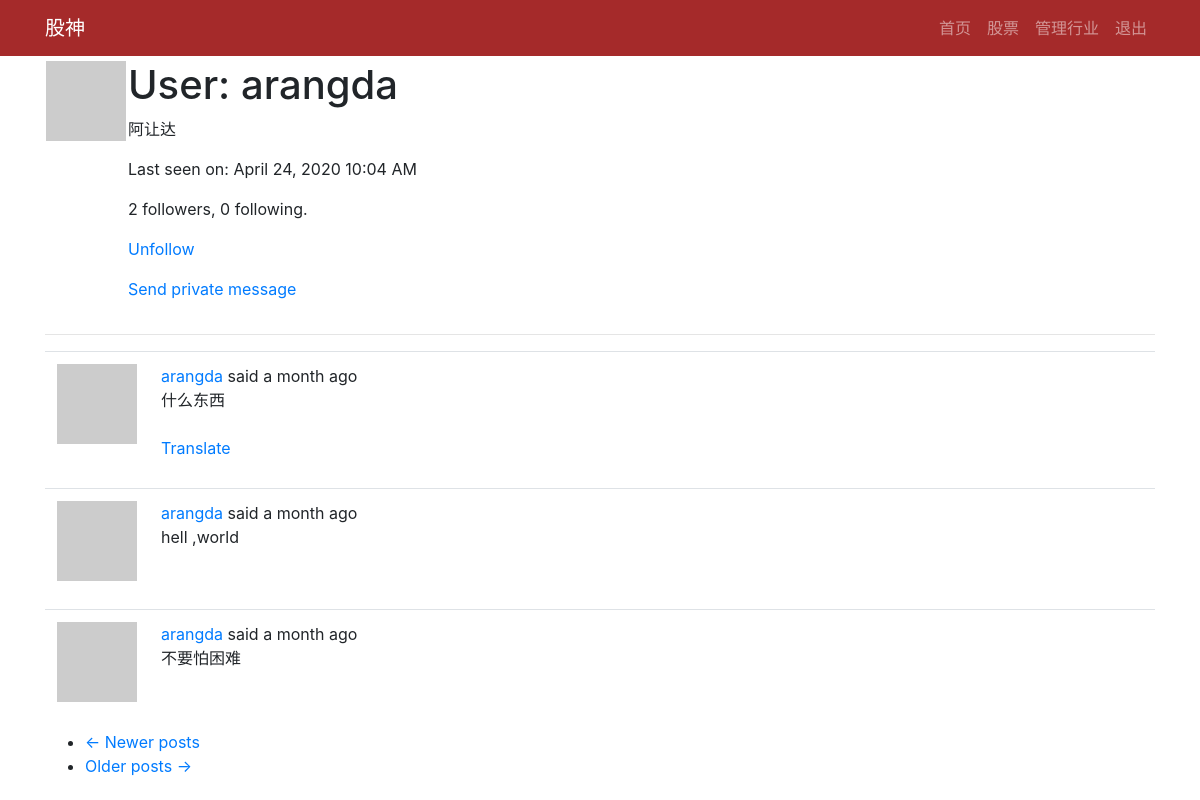
The page /user/arangda?page=3 (signed in) on the database its author committed.
### app/models.py (models this page shows, shortened)
class PaginatedAPIMixin(object):
    @staticmethod
    def to_collection_dict(query, page, per_page, endpoint, **kwargs):
        resources = query.paginate(page, per_page, False)
        data = {
            'items': [item.to_dict() for item in resources.items],
            '_meta': {
                'page': page,
                'per_page': per_page,
                'total_pages': resources.pages,
                'total_items': resources.total
            },
            '_links': {
                'self': url_for(endpoint, page=page, per_page=per_page,
                                **kwargs),
                'next': url_for(endpoint, page=page + 1, per_page=per_page,
                                **kwargs) if resources.has_next else None,
                'prev': url_for(endpoint, page=page - 1, per_page=per_page,
                                **kwargs) if resources.has_prev else None
            }
        }
        return data

class User(PaginatedAPIMixin,UserMixin,db.Model):
    id = db.Column(db.Integer,primary_key=True)
    username = db.Column(db.String(64),index=True,unique=True)
    email = db.Column(db.String(120),index=True,unique=True)
    password_hash = db.Column(db.String(128))
    about_me = db.Column(db.String(140))
    last_seen = db.Column(db.DateTime,default=datetime.utcnow)
    posts = db.relationship('Post',backref='author',lazy='dynamic')
    messages_sent = db.relationship('Message',
                                    foreign_keys='Message.sender_id',
                                    backref='author', lazy='dynamic')
    messages_received = db.relationship('Message',
                                        foreign_keys='Message.recipient_id',
                                        backref='recipient', lazy='dynamic')
    last_message_read_time = db.Column(db.DateTime)
    token = db.Column(db.String(32), index=True, unique=True)
    token_expiration = db.Column(db.DateTime)
    notifications = db.relationship('Notification',backref='user',lazy='dynamic')
    followed = db.relationship(
        'User',secondary=followers,
        primaryjoin=(followers.c.follower_id == id),
        secondaryjoin=(followers.c.followed_id == id),
        backref=db.backref('followers',lazy='dynamic'),lazy='dynamic'
    )
    tasks = db.relationship('Task',backref='user',lazy='dynamic')
    def avatar(self,size):
        digest = md5(self.email.lower().encode('utf-8')).hexdigest()
        return 'https://www.gravatar.com/avatar/{}?d=identicon&s={}'.format(digest,size)
    def is_following(self,user):
        return self.followed.filter(
            followers.c.followed_id == user.id).count() > 0
    def get_tasks_in_progress(self):
        return Task.query.filter_by(user=self, complete=False).all()

class Post(db.Model):
    id = db.Column(db.Integer,primary_key=True)
    body = db.Column(db.String(140))
    timestamp = db.Column(db.DateTime,index=True,default=datetime.utcnow)
    user_id = db.Column(db.Integer,db.ForeignKey('user.id'))
    language = db.Column(db.String(5))

### app/main/routes.py (the view)
@bp.route('/user/<username>')
@login_required
def user(username):
    user = User.query.filter_by(username=username).first_or_404()
    page = request.args.get('page',1,type=int)
    posts = user.posts.order_by(Post.timestamp.desc()).paginate(
        page,current_app.config['POSTS_PER_PAGE'],False
    )
    next_url = url_for('main.user',username=user.username,page=posts.next_num) if posts.has_next else None
    prev_url = url_for('main.user',username=user.username,page=posts.prev_num) if posts.has_prev else None
    return render_template('user.html', user=user, posts=posts.items,next_url=next_url,prev_url=prev_url)

### app/main/routes.py (called while the page is built)
@bp.before_app_request
def before_request():
    g.locale = str(get_locale())
    if current_user.is_authenticated:
        current_user.last_seen = datetime.utcnow()
        db.session.commit()

### app/models.py (called while the page is built)
@login.user_loader
def load_user(id):
    return User.query.get(int(id))

### app/templates/user.html
{% extends "base.html" %}
{% block app_content %}
    <table>
        <tr valign="top">
            <td><img src="{{ user.avatar(128) }}"></td>
            <td>
                <h1>User: {{ user.username }}</h1>
                {% if user.about_me %}<p>{{ user.about_me }}</p>{% endif %}
                {% if user.last_seen %}<p>{{ _('Last seen on')}}: {{ moment(user.last_seen).format('LLL') }}</p>{% endif %}
                <p>{{ user.followers.count() }} {{_('followers')}}, {{ user.followed.count() }} {{ _('following')}}.</p>
                {% if user == current_user %}
                <p><a href="{{ url_for('main.edit_profile') }}">Edit your profile</a></p>
                {% if not current_user.get_task_in_progress('export_posts') %}
                <p><a href="{{ url_for('main.export_posts') }}">{{ _('Export your posts') }}</a></p>
                {% endif %}
                {% elif not current_user.is_following(user) %}
                <p><a href="{{ url_for('main.follow', username=user.username) }}">{{ _('Follow') }}</a></p>
                {% else %}
                <p><a href="{{ url_for('main.unfollow', username=user.username) }}">{{ _('Unfollow') }}</a></p>
                {% endif %}
                {% if user != current_user %}
                <p>
                    <a href="{{ url_for('main.send_message',recipient=user.username) }} ">
                        {{ _('Send private message')}}
                    </a>
                </p>
                {% endif %}
            </td>
        </tr>
    </table>
    <hr>
    {% for post in posts %}
        {% include '_post.html' %}
    {% endfor %}
    <nav aria-label="...">
        <ul class="pager">
            <li class="previous{% if not prev_url %} disabled{% endif %}">
                <a href="{{ prev_url or '#' }}">
                    <span aria-hidden="true">&larr;</span> Newer posts
                </a>
            </li>
            <li class="next{% if not next_url %} disabled{% endif %}">
                <a href="{{ next_url or '#' }}">
                    Older posts <span aria-hidden="true">&rarr;</span>
                </a>
            </li>
        </ul>
    </nav>
{% endblock %}

### app/templates/_post.html (shortened to what this page needs)
<table class="table table-hover">
    <tr>
        <td width="70px">
            <a href="{{ url_for('main.user', username=post.author.username) }}">
                <img src="{{ post.author.avatar(70) }}" />
            </a>
        </td>
        <td>
            {{ _('%(username)s said %(when)s',username=user_link,when=moment(post.timestamp).fromNow()) }}
            <br>
            <span id="post{{ post.id }}">{{ post.body }}</span>
            {% if post.language and post.language != g.locale %}
            <br>
            <br>
            <span id="translation{{ post.id }}">
                <a href="javascript:translate(
                            '#post{{ post.id }}',
                            '#translation{{ post.id }}',
                            '{{ post.language }}',
                            '{{ g.locale }}');">{{ _('Translate') }}</a>
            </span>
            {% endif %}
        </td>
    </tr>
</table>

### rows shown on the page
User: username "arangda", about_me "阿让达", last_seen "April 24, 2020 10:04 AM"
Post: body "什么东西"
Post: body "hell ,world"
Post: body "不要怕困难"

### other values the page prints
{{ render_nav_item('main.index', '首页',None,True) }} "首页"
{{ render_nav_item('shares.gupiao', '股票',None,True) }} "股票"
{{ render_nav_item('shares.manage_category', '管理行业',None,True) }} "管理行业"
{{ render_nav_item('auth.logout', '退出',None,True) }} "退出"
{{ user.followers.count() }} "2"
{{ user.followed.count() }} "0"
